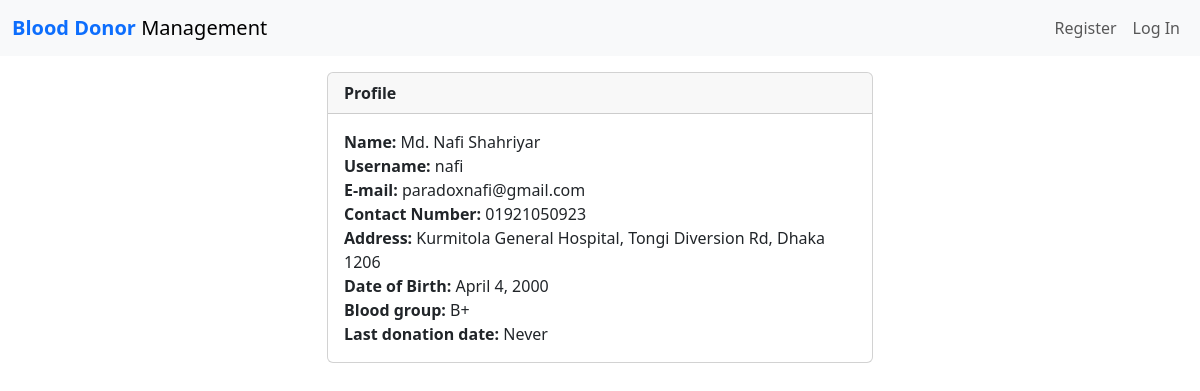
Page /users/view/19 on the committed database.
### auth1/models.py (models this page shows, shortened)
class RegisterUser(AbstractBaseUser):
	username				= models.CharField(max_length=50, unique=True)
	name					= models.CharField(max_length=100)
	email					= models.EmailField(max_length=100, unique=True)
	contact_number			= models.CharField(max_length=15)
	address					= models.CharField(max_length=250, null=True, blank=True)
	date_of_birth			= models.DateField(null=True, blank=True) #Fix
	nid						= models.CharField(max_length=13, null=True, blank=True)
	blood_group				= models.CharField(max_length=8, choices=BLOOD_GROUPS, null=True, blank=True)
	date_joined				= models.DateTimeField(verbose_name='date joined', auto_now_add=True)
	last_login				= models.DateTimeField(verbose_name='last login', auto_now=True)
	is_admin				= models.BooleanField(default=False)
	is_active				= models.BooleanField(default=True)
	is_staff				= models.BooleanField(default=False)
	is_superuser			= models.BooleanField(default=False)
	last_donated			= models.DateField(verbose_name='last_donated', auto_now_add=False, null=True, blank=True)
	donation_count			= models.IntegerField(default=0)
	USERNAME_FIELD = 'email'
	REQUIRED_FIELDS = ['username', 'password']
	objects = MyAccountManager()

### post/views.py (the view)
# urls.py: path('users/view/<int:user_id>', views.view_user, name='view_user'),
def view_user(request, user_id):
    context = {}
    profile = RegisterUser.objects.get(id=user_id)
    context['profile'] = profile
    print(user_id)
    born = profile.date_of_birth
    today = date.today()
    age = today.year - born.year - ((today.month, today.day) < (born.month, born.day))
    return render(request, 'auth1/profile.html', {
        'profile': profile,
        'age': age,
    })

### post/context_processors.py (called while the page is built)
def notification_to_base(request):
    user = request.user.id
    notifications = Notification.objects.filter(receiver=user).order_by('-creation_date')
    unread_notifications = Notification.objects.filter(receiver=user).exclude(read_by=user).order_by('-creation_date')
    total_unread_notifications = len(unread_notifications)
    return {
        'total_unread_notifications': total_unread_notifications,
        'notifications': notifications,
        }

### auth1/templates/auth1/profile.html (shortened to what this page needs)
{% extends 'post/base.html' %}
{% block content %}
    <div class="container">
        <div class="row">
            <div class="col-6 offset-3 my-3">
                <div class="card">
                    <div class="card-header d-flex justify-content-between align-items-center">
                        <b>Profile</b>
                    </div>
                    <div class="card-body">
                        <b>Name: </b>{{ profile.name }}<br/>
                        <b>Username: </b>{{ profile.username }}<br/>
                        <b>E-mail: </b>{{ profile.email }}<br/>
                        <b>Contact Number: </b>{{ profile.contact_number }}<br/>
                        {% if profile.address != None and profile.blood_group != None and profile.nid != None  %}
                            <b>Address: </b>{{ profile.address }}<br/>
                            <b>Date of Birth: </b>{{ profile.date_of_birth }}<br/>
                            <b>Blood group: </b>{{ profile.blood_group }}<br/>
                            {% if last_donated == None %}
                                <b>Last donation date: </b> Never <br>
                            {% else %}
                                <b>Last donation date: </b>{{ profile.last_donated }} ({{days}} days ago) <br/>
                            {% endif %}
                        {% endif %}
                    </div>
                </div> <br>
            </div>
        </div>
    </div>
{% endblock %}

### rows in the picture
RegisterUser: name "Md. Nafi Shahriyar", username "nafi", email "paradoxnafi@gmail.com", contact_number "01921050923", address "Kurmitola General Hospital, Tongi Diversion Rd, Dhaka 1206", date_of_birth "April 4, 2000", blood_group "B+"
